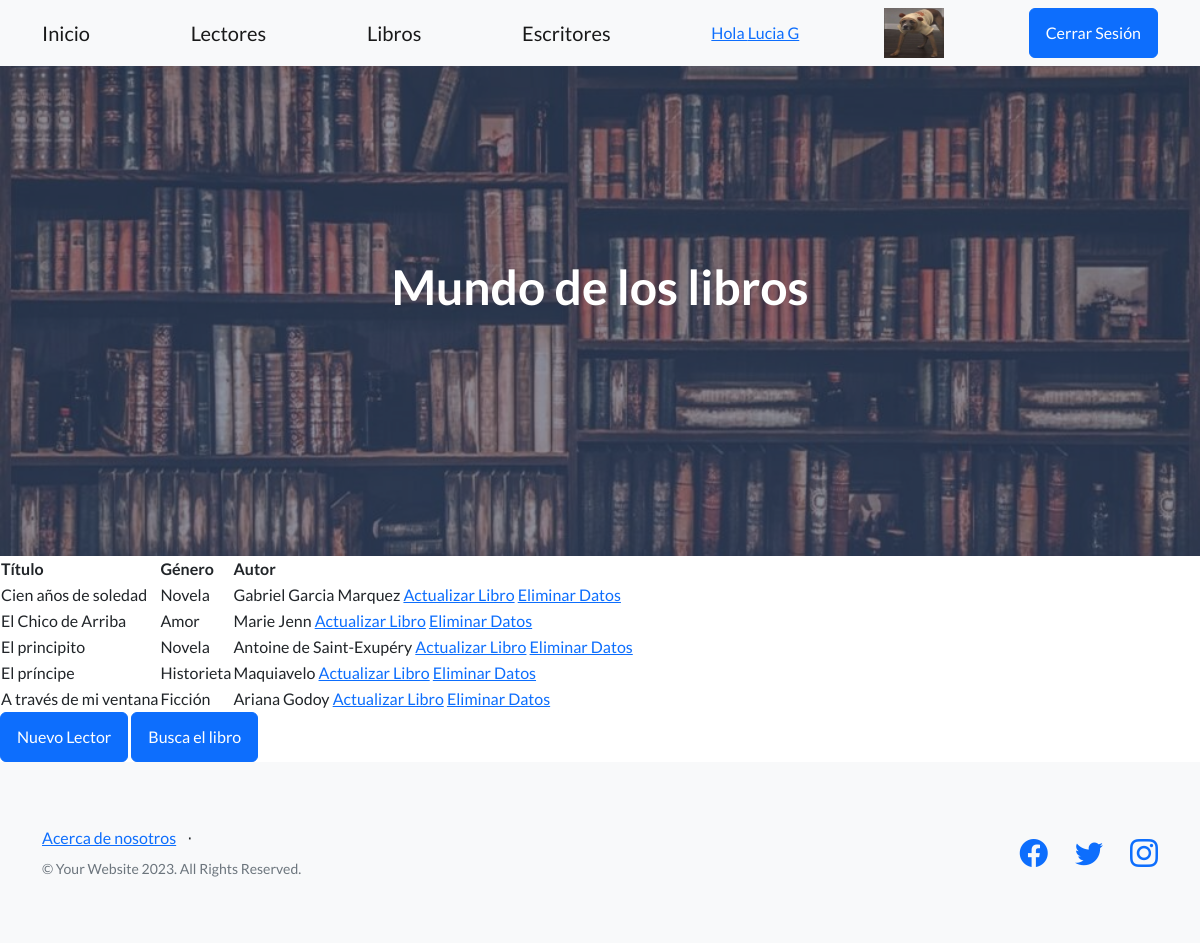
The app's page /AppLectores/ver_libro (signed in) with its own data.
### AppLectores/models.py (models this page shows, shortened)
class avatar(models.Model):
    usuario = models.ForeignKey(User, on_delete= models.CASCADE)
    imagen = models.ImageField(upload_to="avatares", null = True, blank= True)

class Libro(models.Model):
    titulo = models.CharField(max_length=200)
    autor = models.CharField(max_length=100)
    genero = models.CharField(max_length=50)

### AppLectores/views.py (the view)
# urls.py: path("ver_libro", ver_libro, name="Libro"),
def ver_libro(request):
    todos_libros = Libro.objects.all()
    return render(request, "libro/ver_libro.html",{"total": todos_libros})

### AppLectores/templates/libro/ver_libro.html
{% extends "padre.html" %}
{% block titulo %}
<h1 class="mb-5">Mundo de los libros</h1>
{% endblock %}
{% block parrafo %}
<table>
   <thead>
      <tr>
         <th>Título</th>
         <th>Género</th>
         <th>Autor</th>
      </tr>
   </thead>
   <tbody>
      {% for valor in total %}
      <tr>
         <td>{{ valor.titulo }}</td>
         <td>{{ valor.genero}}
         <td>{{ valor.autor}}
         {% if user.is_authenticated %}
         <a href="{% url 'Editar Libro' valor.id %}">Actualizar Libro</a>
         <a href="{% url 'Eliminar Libro' valor.id %}">Eliminar Datos</a>
         {% endif %}
         </td>
      </tr>
      {% endfor %}
   </tbody>
</table>
<a class="btn btn-primary" href="{% url 'Crear Libro' %}"> Nuevo Lector</a>
<a class="btn btn-primary" href="{% url 'buscar' %}"> Busca el libro</a>
{% endblock %}

### AppLectores/templates/padre.html (shortened to what this page needs)
<!DOCTYPE html>
<html lang="en">
    <head>
        {% load static %}
        <link href="https://cdn.jsdelivr.net/npm/bootstrap-icons@1.5.0/font/bootstrap-icons.css" rel="stylesheet" type="text/css" />
        <link href="{% static 'css/styles.css' %}" rel="stylesheet" />
    </head>
    <body>
        <nav class="navbar navbar-light bg-light static-top">
            <div class="container">
                <a class="navbar-brand" href="{% url 'home' %}">Inicio</a>
                <a class="navbar-brand" href="{% url 'Lector' %}">Lectores</a>
                <a class="navbar-brand" href="{% url 'Libro' %}">Libros</a>
                <a class="navbar-brand" href="{% url 'Escritor' %}">Escritores</a>
                {% if user.is_authenticated %}
                <a href="{% url 'Editar' %} "> Hola {{user.first_name}} </a>
                <img src="{{user.avatar_set.last.imagen.url}}" width="60px" height="50px" alt="La imagen no cargó correctamente">
                <a class="btn btn-primary" href="{% url 'Cierre' %}">Cerrar Sesión</a>
                {% else %}
                <a class="btn btn-primary" href="{% url 'Login' %}">Iniciar Sesión</a>
                <a class="btn btn-primary" href="{% url 'Registro' %}">Registrarse</a>
                {% endif %}
            </div>
        </nav>
        <header class="masthead">
            <div class="container position-relative">
                <div class="row justify-content-center">
                    <div class="col-xl-6">
                        <div class="text-center text-white">
                            {% block titulo %}
                            {% endblock %}
                                </div>
                        </div>
                    </div>
                </div>
        </header>
        {% block parrafo %}
        {% endblock %}
        <footer class="footer bg-light">
            <div class="container">
                <div class="row">
                    <div class="col-lg-6 h-100 text-center text-lg-start my-auto">
                        <ul class="list-inline mb-2">
                            <li class="list-inline-item"><a href="{% url 'about' %}">Acerca de nosotros</a></li>
                            <li class="list-inline-item">⋅</li>
                        </ul>
                        <p class="text-muted small mb-4 mb-lg-0">&copy; Your Website 2023. All Rights Reserved.</p>
                    </div>
                    <div class="col-lg-6 h-100 text-center text-lg-end my-auto">
                        <ul class="list-inline mb-0">
                            <li class="list-inline-item me-4">
                                <a href="https://www.facebook.com" target="_blank"><i class="bi-facebook fs-3"></i></a>
                            </li>
                            <li class="list-inline-item me-4">
                                <a href="https://twitter.com" target="_blank"><i class="bi-twitter fs-3"></i></a>
    </li>
                            <li class="list-inline-item">
                                <a href="https://www.instagram.com" target="_blank"><i class="bi-instagram fs-3"></i></a>
                            </li>
                        </ul>
                    </div>
                </div>
            </div>
        </footer>
    </body>
</html>

### records on screen
Libro: titulo "Cien años de soledad", genero "Novela", autor "Gabriel Garcia Marquez"
Libro: titulo "El Chico de Arriba", genero "Amor", autor "Marie Jenn"
Libro: titulo "El principito", genero "Novela", autor "Antoine de Saint-Exupéry"
Libro: titulo "El príncipe", genero "Historieta", autor "Maquiavelo"
Libro: titulo "A través de mi ventana", genero "Ficción", autor "Ariana Godoy"

### other values on screen
{{ user.first_name }} "Lucia G"
